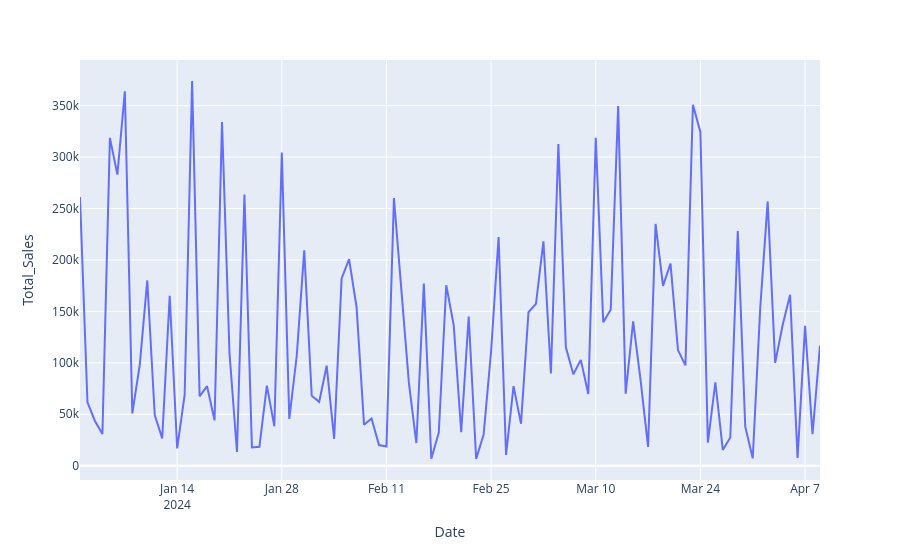

Notebook code cell kept with this figure:
### Code cell
fig = px.line(df, x='Date', y='Total_Sales')

fig.show()
